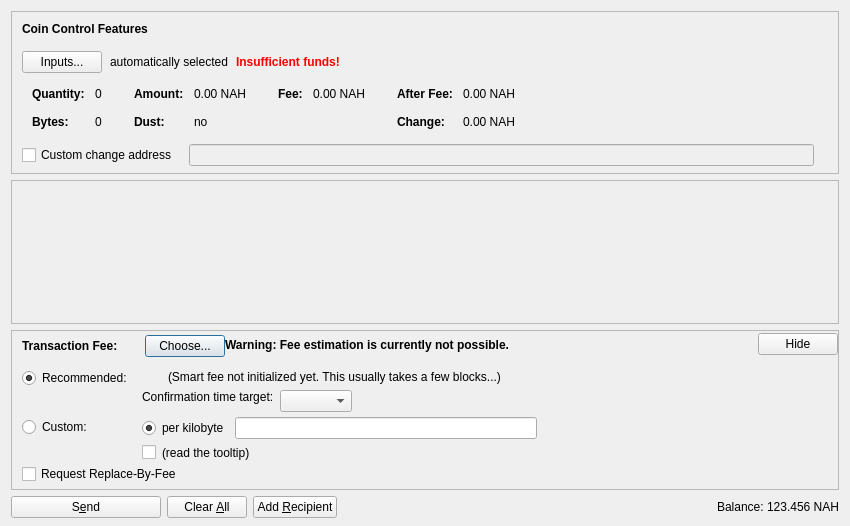
<?xml version="1.0" encoding="UTF-8"?>
<ui version="4.0">
 <class>SendCoinsDialog</class>
 <widget class="QDialog" name="SendCoinsDialog">
  <property name="geometry">
   <rect>
    <x>0</x>
    <y>0</y>
    <width>850</width>
    <height>526</height>
   </rect>
  </property>
  <property name="windowTitle">
   <string>Send Coins</string>
  </property>
  <layout class="QVBoxLayout" name="verticalLayout" stretch="0,1,0,0">
   <property name="bottomMargin">
    <number>8</number>
   </property>
   <item>
    <widget class="QFrame" name="frameCoinControl">
     <property name="sizePolicy">
      <sizepolicy hsizetype="Expanding" vsizetype="Expanding">
       <horstretch>0</horstretch>
       <verstretch>0</verstretch>
      </sizepolicy>
     </property>
     <property name="maximumSize">
      <size>
       <width>16777215</width>
       <height>16777215</height>
      </size>
     </property>
     <property name="frameShape">
      <enum>QFrame::StyledPanel</enum>
     </property>
     <property name="frameShadow">
      <enum>QFrame::Sunken</enum>
     </property>
     <layout class="QVBoxLayout" name="verticalLayoutCoinControl2">
      <property name="spacing">
       <number>0</number>
      </property>
      <property name="leftMargin">
       <number>0</number>
      </property>
      <property name="topMargin">
       <number>0</number>
      </property>
      <property name="rightMargin">
       <number>0</number>
      </property>
      <property name="bottomMargin">
       <number>6</number>
      </property>
      <item>
       <layout class="QVBoxLayout" name="verticalLayoutCoinControl" stretch="0,0,0,0,1">
        <property name="spacing">
         <number>0</number>
        </property>
        <property name="leftMargin">
         <number>10</number>
        </property>
        <property name="topMargin">
         <number>10</number>
        </property>
        <item>
         <layout class="QHBoxLayout" name="horizontalLayoutCoinControl1">
          <property name="bottomMargin">
           <number>15</number>
          </property>
          <item>
           <widget class="QLabel" name="labelCoinControlFeatures">
            <property name="sizePolicy">
             <sizepolicy hsizetype="Preferred" vsizetype="Maximum">
              <horstretch>0</horstretch>
              <verstretch>0</verstretch>
             </sizepolicy>
            </property>
            <property name="font">
             <font>
              <weight>75</weight>
              <bold>true</bold>
             </font>
            </property>
            <property name="styleSheet">
             <string notr="true">font-weight:bold;</string>
            </property>
            <property name="text">
             <string>Coin Control Features</string>
            </property>
           </widget>
          </item>
         </layout>
        </item>
        <item>
         <layout class="QHBoxLayout" name="horizontalLayoutCoinControl2" stretch="0,0,0,0">
          <property name="spacing">
           <number>8</number>
          </property>
          <property name="bottomMargin">
           <number>10</number>
          </property>
          <item>
           <widget class="QPushButton" name="pushButtonCoinControl">
            <property name="styleSheet">
             <string notr="true"/>
            </property>
            <property name="text">
             <string>Inputs...</string>
            </property>
            <property name="autoDefault">
             <bool>false</bool>
            </property>
           </widget>
          </item>
          <item>
           <widget class="QLabel" name="labelCoinControlAutomaticallySelected">
            <property name="text">
             <string>automatically selected</string>
            </property>
            <property name="margin">
             <number>5</number>
            </property>
           </widget>
          </item>
          <item>
           <widget class="QLabel" name="labelCoinControlInsuffFunds">
            <property name="font">
             <font>
              <weight>75</weight>
              <bold>true</bold>
             </font>
            </property>
            <property name="styleSheet">
             <string notr="true">color:red;font-weight:bold;</string>
            </property>
            <property name="text">
             <string>Insufficient funds!</string>
            </property>
            <property name="margin">
             <number>5</number>
            </property>
           </widget>
          </item>
          <item>
           <spacer name="horizontalSpacerCoinControl">
            <property name="orientation">
             <enum>Qt::Horizontal</enum>
            </property>
            <property name="sizeHint" stdset="0">
             <size>
              <width>40</width>
              <height>1</height>
             </size>
            </property>
           </spacer>
          </item>
         </layout>
        </item>
        <item>
         <widget class="QWidget" name="widgetCoinControl" native="true">
          <property name="sizePolicy">
           <sizepolicy hsizetype="Preferred" vsizetype="Preferred">
            <horstretch>0</horstretch>
            <verstretch>0</verstretch>
           </sizepolicy>
          </property>
          <property name="minimumSize">
           <size>
            <width>0</width>
            <height>0</height>
           </size>
          </property>
          <property name="styleSheet">
           <string notr="true"/>
          </property>
          <layout class="QHBoxLayout" name="horizontalLayoutCoinControl5">
           <property name="leftMargin">
            <number>0</number>
           </property>
           <property name="topMargin">
            <number>0</number>
           </property>
           <property name="rightMargin">
            <number>0</number>
           </property>
           <property name="bottomMargin">
            <number>0</number>
           </property>
           <item>
            <layout class="QHBoxLayout" name="horizontalLayoutCoinControl3" stretch="0,0,0,1">
             <property name="spacing">
              <number>20</number>
             </property>
             <property name="topMargin">
              <number>0</number>
             </property>
             <property name="bottomMargin">
              <number>10</number>
             </property>
             <item>
              <layout class="QFormLayout" name="formLayoutCoinControl1">
               <property name="horizontalSpacing">
                <number>10</number>
               </property>
               <property name="verticalSpacing">
                <number>14</number>
               </property>
               <property name="leftMargin">
                <number>10</number>
               </property>
               <property name="topMargin">
                <number>4</number>
               </property>
               <property name="rightMargin">
                <number>6</number>
               </property>
               <item row="0" column="0">
                <widget class="QLabel" name="labelCoinControlQuantityText">
                 <property name="font">
                  <font>
                   <weight>75</weight>
                   <bold>true</bold>
                  </font>
                 </property>
                 <property name="text">
                  <string>Quantity:</string>
                 </property>
                 <property name="margin">
                  <number>0</number>
                 </property>
                </widget>
               </item>
               <item row="0" column="1">
                <widget class="QLabel" name="labelCoinControlQuantity">
                 <property name="cursor">
                  <cursorShape>IBeamCursor</cursorShape>
                 </property>
                 <property name="contextMenuPolicy">
                  <enum>Qt::ActionsContextMenu</enum>
                 </property>
                 <property name="text">
                  <string notr="true">0</string>
                 </property>
                 <property name="margin">
                  <number>0</number>
                 </property>
                 <property name="textInteractionFlags">
                  <set>Qt::LinksAccessibleByMouse|Qt::TextSelectableByKeyboard|Qt::TextSelectableByMouse</set>
                 </property>
                </widget>
               </item>
               <item row="1" column="0">
                <widget class="QLabel" name="labelCoinControlBytesText">
                 <property name="font">
                  <font>
                   <weight>75</weight>
                   <bold>true</bold>
                  </font>
                 </property>
                 <property name="text">
                  <string>Bytes:</string>
                 </property>
                </widget>
               </item>
               <item row="1" column="1">
                <widget class="QLabel" name="labelCoinControlBytes">
                 <property name="cursor">
                  <cursorShape>IBeamCursor</cursorShape>
                 </property>
                 <property name="contextMenuPolicy">
                  <enum>Qt::ActionsContextMenu</enum>
                 </property>
                 <property name="text">
                  <string notr="true">0</string>
                 </property>
                 <property name="textInteractionFlags">
                  <set>Qt::LinksAccessibleByMouse|Qt::TextSelectableByKeyboard|Qt::TextSelectableByMouse</set>
                 </property>
                </widget>
               </item>
              </layout>
             </item>
             <item>
              <layout class="QFormLayout" name="formLayoutCoinControl2">
               <property name="horizontalSpacing">
                <number>10</number>
               </property>
               <property name="verticalSpacing">
                <number>14</number>
               </property>
               <property name="leftMargin">
                <number>6</number>
               </property>
               <property name="topMargin">
                <number>4</number>
               </property>
               <property name="rightMargin">
                <number>6</number>
               </property>
               <item row="0" column="0">
                <widget class="QLabel" name="labelCoinControlAmountText">
                 <property name="font">
                  <font>
                   <weight>75</weight>
                   <bold>true</bold>
                  </font>
                 </property>
                 <property name="text">
                  <string>Amount:</string>
                 </property>
                 <property name="margin">
                  <number>0</number>
                 </property>
                </widget>
               </item>
               <item row="0" column="1">
                <widget class="QLabel" name="labelCoinControlAmount">
                 <property name="cursor">
                  <cursorShape>IBeamCursor</cursorShape>
                 </property>
                 <property name="contextMenuPolicy">
                  <enum>Qt::ActionsContextMenu</enum>
                 </property>
                 <property name="text">
                  <string notr="true">0.00 NAH</string>
                 </property>
                 <property name="textInteractionFlags">
                  <set>Qt::LinksAccessibleByMouse|Qt::TextSelectableByKeyboard|Qt::TextSelectableByMouse</set>
                 </property>
                </widget>
               </item>
               <item row="1" column="0">
                <widget class="QLabel" name="labelCoinControlLowOutputText">
                 <property name="font">
                  <font>
                   <weight>75</weight>
                   <bold>true</bold>
                  </font>
                 </property>
                 <property name="text">
                  <string>Dust:</string>
                 </property>
                </widget>
               </item>
               <item row="1" column="1">
                <widget class="QLabel" name="labelCoinControlLowOutput">
                 <property name="cursor">
                  <cursorShape>IBeamCursor</cursorShape>
                 </property>
                 <property name="contextMenuPolicy">
                  <enum>Qt::ActionsContextMenu</enum>
                 </property>
                 <property name="text">
                  <string notr="true">no</string>
                 </property>
                 <property name="textInteractionFlags">
                  <set>Qt::LinksAccessibleByMouse|Qt::TextSelectableByKeyboard|Qt::TextSelectableByMouse</set>
                 </property>
                </widget>
               </item>
              </layout>
             </item>
             <item>
              <layout class="QFormLayout" name="formLayoutCoinControl3">
               <property name="horizontalSpacing">
                <number>10</number>
               </property>
               <property name="verticalSpacing">
                <number>14</number>
               </property>
               <property name="leftMargin">
                <number>6</number>
               </property>
               <property name="topMargin">
                <number>4</number>
               </property>
               <property name="rightMargin">
                <number>6</number>
               </property>
               <item row="0" column="0">
                <widget class="QLabel" name="labelCoinControlFeeText">
                 <property name="font">
                  <font>
                   <weight>75</weight>
                   <bold>true</bold>
                  </font>
                 </property>
                 <property name="text">
                  <string>Fee:</string>
                 </property>
                 <property name="margin">
                  <number>0</number>
                 </property>
                </widget>
               </item>
               <item row="0" column="1">
                <widget class="QLabel" name="labelCoinControlFee">
                 <property name="cursor">
                  <cursorShape>IBeamCursor</cursorShape>
                 </property>
                 <property name="contextMenuPolicy">
                  <enum>Qt::ActionsContextMenu</enum>
                 </property>
                 <property name="text">
                  <string notr="true">0.00 NAH</string>
                 </property>
                 <property name="textInteractionFlags">
                  <set>Qt::LinksAccessibleByMouse|Qt::TextSelectableByKeyboard|Qt::TextSelectableByMouse</set>
                 </property>
                </widget>
               </item>
              </layout>
             </item>
             <item>
              <layout class="QFormLayout" name="formLayoutCoinControl4">
               <property name="horizontalSpacing">
                <number>10</number>
               </property>
               <property name="verticalSpacing">
                <number>14</number>
               </property>
               <property name="leftMargin">
                <number>6</number>
               </property>
               <property name="topMargin">
                <number>4</number>
               </property>
               <property name="rightMargin">
                <number>6</number>
               </property>
               <item row="0" column="0">
                <widget class="QLabel" name="labelCoinControlAfterFeeText">
                 <property name="font">
                  <font>
                   <weight>75</weight>
                   <bold>true</bold>
                  </font>
                 </property>
                 <property name="text">
                  <string>After Fee:</string>
                 </property>
                 <property name="margin">
                  <number>0</number>
                 </property>
                </widget>
               </item>
               <item row="0" column="1">
                <widget class="QLabel" name="labelCoinControlAfterFee">
                 <property name="cursor">
                  <cursorShape>IBeamCursor</cursorShape>
                 </property>
                 <property name="contextMenuPolicy">
                  <enum>Qt::ActionsContextMenu</enum>
                 </property>
                 <property name="text">
                  <string notr="true">0.00 NAH</string>
                 </property>
                 <property name="textInteractionFlags">
                  <set>Qt::LinksAccessibleByMouse|Qt::TextSelectableByKeyboard|Qt::TextSelectableByMouse</set>
                 </property>
                </widget>
               </item>
               <item row="1" column="0">
                <widget class="QLabel" name="labelCoinControlChangeText">
                 <property name="font">
                  <font>
                   <weight>75</weight>
                   <bold>true</bold>
                  </font>
                 </property>
                 <property name="text">
                  <string>Change:</string>
                 </property>
                </widget>
               </item>
               <item row="1" column="1">
                <widget class="QLabel" name="labelCoinControlChange">
                 <property name="cursor">
                  <cursorShape>IBeamCursor</cursorShape>
                 </property>
                 <property name="contextMenuPolicy">
                  <enum>Qt::ActionsContextMenu</enum>
                 </property>
                 <property name="text">
                  <string notr="true">0.00 NAH</string>
                 </property>
                 <property name="textInteractionFlags">
                  <set>Qt::LinksAccessibleByMouse|Qt::TextSelectableByKeyboard|Qt::TextSelectableByMouse</set>
                 </property>
                </widget>
               </item>
              </layout>
             </item>
            </layout>
           </item>
          </layout>
         </widget>
        </item>
        <item>
         <layout class="QHBoxLayout" name="horizontalLayoutCoinControl4" stretch="0,0,0">
          <property name="spacing">
           <number>12</number>
          </property>
          <property name="sizeConstraint">
           <enum>QLayout::SetDefaultConstraint</enum>
          </property>
          <property name="topMargin">
           <number>5</number>
          </property>
          <property name="rightMargin">
           <number>5</number>
          </property>
          <item>
           <widget class="QCheckBox" name="checkBoxCoinControlChange">
            <property name="toolTip">
             <string>If this is activated, but the change address is empty or invalid, change will be sent to a newly generated address.</string>
            </property>
            <property name="text">
             <string>Custom change address</string>
            </property>
           </widget>
          </item>
          <item>
           <widget class="QValidatedLineEdit" name="lineEditCoinControlChange">
            <property name="enabled">
             <bool>false</bool>
            </property>
            <property name="sizePolicy">
             <sizepolicy hsizetype="Expanding" vsizetype="Fixed">
              <horstretch>0</horstretch>
              <verstretch>0</verstretch>
             </sizepolicy>
            </property>
           </widget>
          </item>
          <item>
           <widget class="QLabel" name="labelCoinControlChangeLabel">
            <property name="sizePolicy">
             <sizepolicy hsizetype="Preferred" vsizetype="Expanding">
              <horstretch>0</horstretch>
              <verstretch>0</verstretch>
             </sizepolicy>
            </property>
            <property name="minimumSize">
             <size>
              <width>0</width>
              <height>0</height>
             </size>
            </property>
            <property name="text">
             <string/>
            </property>
            <property name="margin">
             <number>3</number>
            </property>
           </widget>
          </item>
         </layout>
        </item>
        <item>
         <spacer name="verticalSpacerCoinControl">
          <property name="orientation">
           <enum>Qt::Vertical</enum>
          </property>
          <property name="sizeHint" stdset="0">
           <size>
            <width>800</width>
            <height>1</height>
           </size>
          </property>
         </spacer>
        </item>
       </layout>
      </item>
     </layout>
    </widget>
   </item>
   <item>
    <widget class="QScrollArea" name="scrollArea">
     <property name="widgetResizable">
      <bool>true</bool>
     </property>
     <widget class="QWidget" name="scrollAreaWidgetContents">
      <property name="geometry">
       <rect>
        <x>0</x>
        <y>0</y>
        <width>830</width>
        <height>104</height>
       </rect>
      </property>
      <layout class="QVBoxLayout" name="verticalLayout_2" stretch="0,1">
       <property name="leftMargin">
        <number>0</number>
       </property>
       <property name="topMargin">
        <number>0</number>
       </property>
       <property name="rightMargin">
        <number>0</number>
       </property>
       <property name="bottomMargin">
        <number>0</number>
       </property>
       <item>
        <layout class="QVBoxLayout" name="entries">
         <property name="spacing">
          <number>6</number>
         </property>
        </layout>
       </item>
       <item>
        <spacer name="verticalSpacer">
         <property name="orientation">
          <enum>Qt::Vertical</enum>
         </property>
         <property name="sizeHint" stdset="0">
          <size>
           <width>20</width>
           <height>40</height>
          </size>
         </property>
        </spacer>
       </item>
      </layout>
     </widget>
    </widget>
   </item>
   <item>
    <widget class="QFrame" name="frameFee">
     <property name="sizePolicy">
      <sizepolicy hsizetype="Expanding" vsizetype="Expanding">
       <horstretch>0</horstretch>
       <verstretch>0</verstretch>
      </sizepolicy>
     </property>
     <property name="maximumSize">
      <size>
       <width>16777215</width>
       <height>16777215</height>
      </size>
     </property>
     <property name="frameShape">
      <enum>QFrame::StyledPanel</enum>
     </property>
     <property name="frameShadow">
      <enum>QFrame::Sunken</enum>
     </property>
     <layout class="QVBoxLayout" name="verticalLayoutFee1">
      <property name="spacing">
       <number>0</number>
      </property>
      <property name="leftMargin">
       <number>0</number>
      </property>
      <property name="topMargin">
       <number>0</number>
      </property>
      <property name="rightMargin">
       <number>0</number>
      </property>
      <property name="bottomMargin">
       <number>0</number>
      </property>
      <item>
       <layout class="QVBoxLayout" name="verticalLayoutFee2" stretch="0,0,0">
        <property name="spacing">
         <number>0</number>
        </property>
        <property name="leftMargin">
         <number>10</number>
        </property>
        <property name="topMargin">
         <number>0</number>
        </property>
        <item>
         <layout class="QHBoxLayout" name="horizontalLayoutFee1">
          <property name="bottomMargin">
           <number>0</number>
          </property>
          <item>
           <layout class="QVBoxLayout" name="verticalLayoutFee7">
            <property name="spacing">
             <number>0</number>
            </property>
            <item>
             <spacer name="verticalSpacerSmartFee">
              <property name="orientation">
               <enum>Qt::Vertical</enum>
              </property>
              <property name="sizeType">
               <enum>QSizePolicy::Fixed</enum>
              </property>
              <property name="sizeHint" stdset="0">
               <size>
                <width>1</width>
                <height>4</height>
               </size>
              </property>
             </spacer>
            </item>
            <item>
             <layout class="QHBoxLayout" name="horizontalLayoutSmartFee">
              <property name="spacing">
               <number>10</number>
              </property>
              <item>
               <widget class="QLabel" name="labelFeeHeadline">
                <property name="sizePolicy">
                 <sizepolicy hsizetype="Preferred" vsizetype="Maximum">
                  <horstretch>0</horstretch>
                  <verstretch>0</verstretch>
                 </sizepolicy>
                </property>
                <property name="font">
                 <font>
                  <weight>75</weight>
                  <bold>true</bold>
                 </font>
                </property>
                <property name="styleSheet">
                 <string notr="true">font-weight:bold;</string>
                </property>
                <property name="text">
                 <string>Transaction Fee:</string>
                </property>
               </widget>
              </item>
              <item>
               <widget class="QLabel" name="labelFeeMinimized">
                <property name="text">
                 <string/>
                </property>
               </widget>
              </item>
              <item>
               <widget class="QPushButton" name="buttonChooseFee">
                <property name="text">
                 <string>Choose...</string>
                </property>
               </widget>
              </item>
             </layout>
            </item>
            <item>
             <spacer name="verticalSpacer_5">
              <property name="orientation">
               <enum>Qt::Vertical</enum>
              </property>
              <property name="sizeHint" stdset="0">
               <size>
                <width>1</width>
                <height>1</height>
               </size>
              </property>
             </spacer>
            </item>
           </layout>
          </item>
          <item>
           <widget class="QLabel" name="fallbackFeeWarningLabel">
            <property name="toolTip">
             <string>Using the fallbackfee can result in sending a transaction that will take several hours or days (or never) to confirm. Consider choosing your fee manually or wait until you have validated the complete chain.</string>
            </property>
            <property name="font">
            <font>
                <weight>75</weight>
                <bold>true</bold>
            </font>
            </property>
            <property name="text">
             <string>Warning: Fee estimation is currently not possible.</string>
            </property>
            <property name="wordWrap">
             <bool>false</bool>
            </property>
           </widget>
          </item>
          <item>
           <spacer name="horizontalSpacer_4">
            <property name="orientation">
             <enum>Qt::Horizontal</enum>
            </property>
            <property name="sizeType">
             <enum>QSizePolicy::MinimumExpanding</enum>
            </property>
            <property name="sizeHint" stdset="0">
             <size>
              <width>40</width>
              <height>20</height>
             </size>
            </property>
           </spacer>
          </item>
          <item>
           <widget class="QPushButton" name="buttonMinimizeFee">
            <property name="toolTip">
             <string>collapse fee-settings</string>
            </property>
            <property name="text">
             <string>Hide</string>
            </property>
           </widget>
          </item>
         </layout>
        </item>
        <item>
         <widget class="QFrame" name="frameFeeSelection">
          <layout class="QVBoxLayout" name="verticalLayoutFee12">
           <property name="spacing">
            <number>0</number>
           </property>
           <property name="leftMargin">
            <number>0</number>
           </property>
           <property name="topMargin">
            <number>0</number>
           </property>
           <property name="rightMargin">
            <number>0</number>
           </property>
           <property name="bottomMargin">
            <number>0</number>
           </property>
           <item>
            <layout class="QGridLayout" name="gridLayoutFee">
             <property name="topMargin">
              <number>10</number>
             </property>
             <property name="bottomMargin">
              <number>4</number>
             </property>
             <property name="horizontalSpacing">
              <number>10</number>
             </property>
             <property name="verticalSpacing">
              <number>4</number>
             </property>
             <item row="1" column="1">
              <layout class="QVBoxLayout" name="verticalLayoutFee8">
               <property name="spacing">
                <number>6</number>
               </property>
               <item>
                <layout class="QHBoxLayout" name="horizontalLayoutFee13">
                 <item>
                  <widget class="QRadioButton" name="radioCustomPerKilobyte">
                   <property name="toolTip">
                    <string>If the custom fee is set to 1000 satoshis and the transaction is only 250 bytes, then &quot;per kilobyte&quot; only pays 250 satoshis in fee, while &quot;total at least&quot; pays 1000 satoshis. For transactions bigger than a kilobyte both pay by kilobyte.</string>
                   </property>
                   <property name="text">
                    <string>per kilobyte</string>
                   </property>
                   <property name="checked">
                    <bool>true</bool>
                   </property>
                   <attribute name="buttonGroup">
                    <string notr="true">groupCustomFee</string>
                   </attribute>
                  </widget>
                 </item>
                 <item>
                  <widget class="BitcoinAmountField" name="customFee"/>
                 </item>
                 <item>
                  <spacer name="horizontalSpacer_6">
                   <property name="orientation">
                    <enum>Qt::Horizontal</enum>
                   </property>
                   <property name="sizeHint" stdset="0">
                    <size>
                     <width>1</width>
                     <height>1</height>
                    </size>
                   </property>
                  </spacer>
                 </item>
                </layout>
               </item>
               <item>
                <layout class="QHBoxLayout" name="horizontalLayoutFee8">
                 <item>
                  <widget class="QCheckBox" name="checkBoxMinimumFee">
                   <property name="toolTip">
                    <string>Paying only the minimum fee is just fine as long as there is less transaction volume than space in the blocks. But be aware that this can end up in a never confirming transaction once there is more demand for strayacoin transactions than the network can process.</string>
                   </property>
                   <property name="text">
                    <string/>
                   </property>
                  </widget>
                 </item>
                 <item>
                  <widget class="QLabel" name="labelMinFeeWarning">
                   <property name="enabled">
                    <bool>true</bool>
                   </property>
                   <property name="toolTip">
                    <string>Paying only the minimum fee is just fine as long as there is less transaction volume than space in the blocks. But be aware that this can end up in a never confirming transaction once there is more demand for strayacoin transactions than the network can process.</string>
                   </property>
                   <property name="text">
                    <string>(read the tooltip)</string>
                   </property>
                   <property name="margin">
                    <number>5</number>
                   </property>
                  </widget>
                 </item>
                 <item>
                  <spacer name="horizontalSpacer_2">
                   <property name="orientation">
                    <enum>Qt::Horizontal</enum>
                   </property>
                   <property name="sizeHint" stdset="0">
                    <size>
                     <width>1</width>
                     <height>1</height>
                    </size>
                   </property>
                  </spacer>
                 </item>
                </layout>
               </item>
              </layout>
             </item>
             <item row="0" column="0">
              <layout class="QVBoxLayout" name="verticalLayoutFee4" stretch="0,1">
               <item>
                <widget class="QRadioButton" name="radioSmartFee">
                 <property name="text">
                  <string>Recommended:</string>
                 </property>
                 <property name="checked">
                  <bool>true</bool>
                 </property>
                 <attribute name="buttonGroup">
                  <string notr="true">groupFee</string>
                 </attribute>
                </widget>
               </item>
               <item>
                <spacer name="verticalSpacer_2">
                 <property name="orientation">
                  <enum>Qt::Vertical</enum>
                 </property>
                 <property name="sizeHint" stdset="0">
                  <size>
                   <width>1</width>
                   <height>1</height>
                  </size>
                 </property>
                </spacer>
               </item>
              </layout>
             </item>
             <item row="1" column="0">
              <layout class="QVBoxLayout" name="verticalLayoutFee9" stretch="0,1">
               <item>
                <widget class="QRadioButton" name="radioCustomFee">
                 <property name="text">
                  <string>Custom:</string>
                 </property>
                 <attribute name="buttonGroup">
                  <string notr="true">groupFee</string>
                 </attribute>
                </widget>
               </item>
               <item>
                <spacer name="verticalSpacer_6">
                 <property name="orientation">
                  <enum>Qt::Vertical</enum>
                 </property>
                 <property name="sizeHint" stdset="0">
                  <size>
                   <width>1</width>
                   <height>1</height>
                  </size>
                 </property>
                </spacer>
               </item>
              </layout>
             </item>
             <item row="0" column="1">
              <layout class="QVBoxLayout" name="verticalLayoutFee3" stretch="0,0,1">
               <property name="spacing">
                <number>6</number>
               </property>
               <property name="topMargin">
                <number>2</number>
               </property>
               <item>
                <layout class="QHBoxLayout" name="horizontalLayoutFee12">
                 <item>
                  <widget class="QLabel" name="labelSmartFee">
                   <property name="text">
                    <string/>
                   </property>
                   <property name="margin">
                    <number>2</number>
                   </property>
                  </widget>
                 </item>
                 <item>
                  <widget class="QLabel" name="labelFeeEstimation">
                   <property name="text">
                    <string/>
                   </property>
                  </widget>
                 </item>
                 <item>
                  <widget class="QLabel" name="labelSmartFee2">
                   <property name="text">
                    <string>(Smart fee not initialized yet. This usually takes a few blocks...)</string>
                   </property>
                   <property name="margin">
                    <number>2</number>
                   </property>
                  </widget>
                 </item>
                 <item>
                  <spacer name="horizontalSpacer_5">
                   <property name="orientation">
                    <enum>Qt::Horizontal</enum>
                   </property>
                   <property name="sizeHint" stdset="0">
                    <size>
                     <width>1</width>
                     <height>1</height>
                    </size>
                   </property>
                  </spacer>
                 </item>
                </layout>
               </item>
               <item>
                <layout class="QHBoxLayout" name="horizontalLayoutFee9">
                 <item>
                  <layout class="QVBoxLayout" name="verticalLayoutFee6">
                   <item>
                    <widget class="QLabel" name="labelSmartFee3">
                     <property name="text">
                      <string>Confirmation time target:</string>
                     </property>
                     <property name="margin">
                      <number>2</number>
                     </property>
                    </widget>
                   </item>
                   <item>
                    <spacer name="verticalSpacer_3">
                     <property name="orientation">
                      <enum>Qt::Vertical</enum>
                     </property>
                     <property name="sizeHint" stdset="0">
                      <size>
                       <width>1</width>
                       <height>1</height>
                      </size>
                     </property>
                    </spacer>
                   </item>
                  </layout>
                 </item>
                 <item>
                  <layout class="QVBoxLayout" name="verticalLayoutFee5">
                   <property name="rightMargin">
                    <number>30</number>
                   </property>
                   <item>
                    <layout class="QHBoxLayout" name="horizontalLayoutConfTarget">
                     <property name="bottomMargin">
                      <number>0</number>
                     </property>
                     <item>
                      <widget class="QComboBox" name="confTargetSelector"/>
                     </item>
                     <item>
                      <spacer name="horizontalSpacerConfTarget">
                       <property name="orientation">
                        <enum>Qt::Horizontal</enum>
                       </property>
                       <property name="sizeHint" stdset="0">
                        <size>
                         <width>40</width>
                         <height>20</height>
                        </size>
                       </property>
                      </spacer>
                     </item>
                    </layout>
                   </item>
                  </layout>
                 </item>
                </layout>
               </item>
               <item>
                <spacer name="verticalSpacer_4">
                 <property name="orientation">
                  <enum>Qt::Vertical</enum>
                 </property>
                 <property name="sizeHint" stdset="0">
                  <size>
                   <width>1</width>
                   <height>1</height>
                  </size>
                 </property>
                </spacer>
               </item>
              </layout>
             </item>
            </layout>
           </item>
           <item>
            <widget class="QCheckBox" name="optInRBF">
             <property name="text">
              <string>Request Replace-By-Fee</string>
             </property>
             <property name="toolTip">
              <string>Indicates that the sender may wish to replace this transaction with a new one paying higher fees (prior to being confirmed).</string>
             </property>
            </widget>
           </item>
          </layout>
         </widget>
        </item>
        <item>
         <spacer name="verticalSpacerFee">
          <property name="orientation">
           <enum>Qt::Vertical</enum>
          </property>
          <property name="sizeHint" stdset="0">
           <size>
            <width>40</width>
            <height>5</height>
           </size>
          </property>
         </spacer>
        </item>
       </layout>
      </item>
     </layout>
    </widget>
   </item>
   <item>
    <layout class="QHBoxLayout" name="horizontalLayout">
     <item>
      <widget class="QPushButton" name="sendButton">
       <property name="minimumSize">
        <size>
         <width>150</width>
         <height>0</height>
        </size>
       </property>
       <property name="toolTip">
        <string>Confirm the send action</string>
       </property>
       <property name="text">
        <string>S&amp;end</string>
       </property>
       <property name="icon">
        <iconset resource="../bitcoin.qrc">
         <normaloff>:/icons/send</normaloff>:/icons/send</iconset>
       </property>
       <property name="autoDefault">
        <bool>false</bool>
       </property>
       <property name="default">
        <bool>false</bool>
       </property>
      </widget>
     </item>
     <item>
      <widget class="QPushButton" name="clearButton">
       <property name="sizePolicy">
        <sizepolicy hsizetype="Minimum" vsizetype="Fixed">
         <horstretch>0</horstretch>
         <verstretch>0</verstretch>
        </sizepolicy>
       </property>
       <property name="toolTip">
        <string>Clear all fields of the form.</string>
       </property>
       <property name="text">
        <string>Clear &amp;All</string>
       </property>
       <property name="icon">
        <iconset resource="../bitcoin.qrc">
         <normaloff>:/icons/remove</normaloff>:/icons/remove</iconset>
       </property>
       <property name="autoDefault">
        <bool>false</bool>
       </property>
      </widget>
     </item>
     <item>
      <widget class="QPushButton" name="addButton">
       <property name="toolTip">
        <string>Send to multiple recipients at once</string>
       </property>
       <property name="text">
        <string>Add &amp;Recipient</string>
       </property>
       <property name="icon">
        <iconset resource="../bitcoin.qrc">
         <normaloff>:/icons/add</normaloff>:/icons/add</iconset>
       </property>
       <property name="autoDefault">
        <bool>false</bool>
       </property>
      </widget>
     </item>
     <item>
      <spacer name="horizontalSpacer">
       <property name="orientation">
        <enum>Qt::Horizontal</enum>
       </property>
       <property name="sizeHint" stdset="0">
        <size>
         <width>40</width>
         <height>20</height>
        </size>
       </property>
      </spacer>
     </item>
     <item>
      <layout class="QHBoxLayout" name="horizontalLayout_2">
       <property name="spacing">
        <number>3</number>
       </property>
       <item>
        <widget class="QLabel" name="label">
         <property name="sizePolicy">
          <sizepolicy hsizetype="Preferred" vsizetype="Fixed">
           <horstretch>0</horstretch>
           <verstretch>0</verstretch>
          </sizepolicy>
         </property>
         <property name="text">
          <string>Balance:</string>
         </property>
        </widget>
       </item>
       <item>
        <widget class="QLabel" name="labelBalance">
         <property name="sizePolicy">
          <sizepolicy hsizetype="Preferred" vsizetype="Fixed">
           <horstretch>0</horstretch>
           <verstretch>0</verstretch>
          </sizepolicy>
         </property>
         <property name="cursor">
          <cursorShape>IBeamCursor</cursorShape>
         </property>
         <property name="text">
          <string notr="true">123.456 NAH</string>
         </property>
         <property name="textInteractionFlags">
          <set>Qt::LinksAccessibleByMouse|Qt::TextSelectableByKeyboard|Qt::TextSelectableByMouse</set>
         </property>
        </widget>
       </item>
      </layout>
     </item>
    </layout>
   </item>
  </layout>
 </widget>
 <customwidgets>
  <customwidget>
   <class>QValidatedLineEdit</class>
   <extends>QLineEdit</extends>
   <header>qvalidatedlineedit.h</header>
  </customwidget>
  <customwidget>
   <class>BitcoinAmountField</class>
   <extends>QLineEdit</extends>
   <header>bitcoinamountfield.h</header>
   <container>1</container>
  </customwidget>
 </customwidgets>
 <resources>
  <include location="../bitcoin.qrc"/>
 </resources>
 <connections/>
 <buttongroups>
  <buttongroup name="groupFee"/>
  <buttongroup name="groupCustomFee"/>
 </buttongroups>
</ui>
